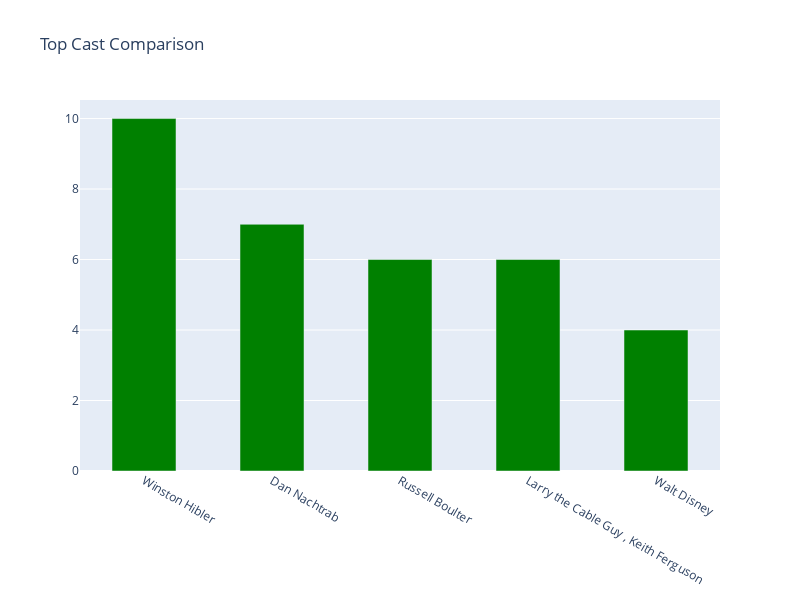

Notebook source saved alongside this figure:
### Code cell
from plotly.subplots import make_subplots
import plotly.graph_objects as go
import psycopg2
import pandas as pd

try:
    dbConnection = psycopg2.connect( #Connect to PostgreSQL
        user = "postgres",
        password = "1234567",
        host = "127.0.0.1",
        port = "5432",
        database = "dap_db")
    dbConnection.set_isolation_level(0) #For Autocommit
    dbCursor = dbConnection.cursor() #Mshow_iddleware to allow connection for executing SQL queries.
    dbCursor.execute("select exists(select * from pg_database where datname='dap_db')")
    
    colors = {'D': 'green'}
    
    ##TOP Cast query 
    
    top_cast_hotstar="select count(show_id) as show_count,n1.cast from public.disney_hotstar n1 where n1.cast != 'nan' group by n1.cast order by show_count desc limit 5"
    hotstar_cast_count = pd.read_sql_query(top_cast_hotstar,con=dbConnection)
        
    fig = make_subplots(rows=1, cols=1)
    fig.add_trace(
        go.Bar(x = [i for i in hotstar_cast_count.cast],y = [i for i in hotstar_cast_count.show_count],name = 'hotstar',width=.5,marker={'color': colors['D']}))
    fig.update_layout(height=600, width=800, title_text="Top Cast Comparison")
    fig.show()
    
    
except (Exception , psycopg2.Error) as dbError : #Error Handling
    print ("Error while connecting to PostgreSQL:", dbError)

### Figure 1 — Plotly figure (JSON) as saved in the notebook; plotly's stock layout.template omitted (floating-point values rounded to 4 significant figures)
{"data": [{"marker": {"color": "green"}, "name": "hotstar", "type": "bar", "width": 0.5, "x": ["Winston Hibler", "Dan Nachtrab", "Russell Boulter", "Larry the Cable Guy , Keith Ferguson", "Walt Disney"], "y": [10, 7, 6, 6, 4]}], "layout": {"height": 600, "title": {"text": "Top Cast Comparison"}, "width": 800, "xaxis": {"anchor": "y", "domain": [0, 1]}, "yaxis": {"anchor": "x", "domain": [0, 1]}}}
